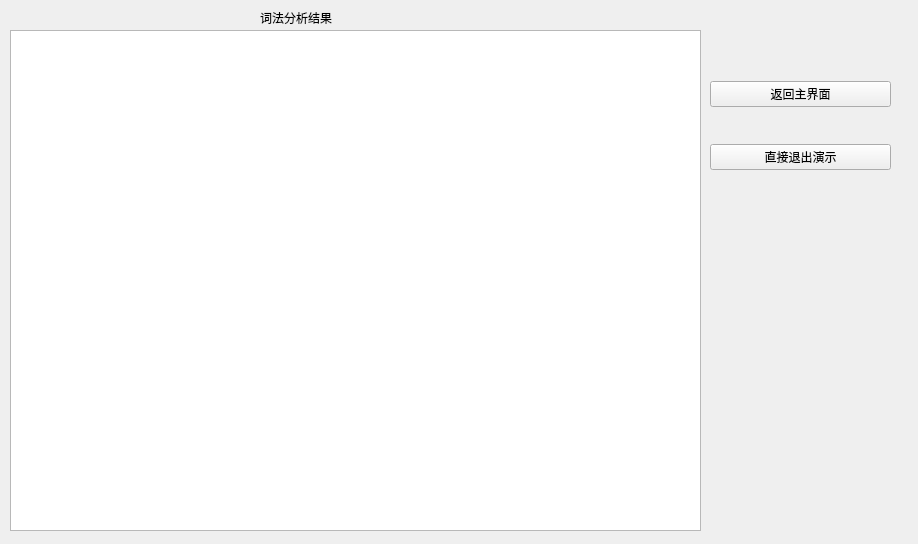
<?xml version="1.0" encoding="UTF-8"?>
<ui version="4.0">
 <class>sublex</class>
 <widget class="QWidget" name="sublex">
  <property name="geometry">
   <rect>
    <x>0</x>
    <y>0</y>
    <width>918</width>
    <height>544</height>
   </rect>
  </property>
  <property name="windowTitle">
   <string>Form</string>
  </property>
  <widget class="QWidget" name="verticalLayoutWidget">
   <property name="geometry">
    <rect>
     <x>710</x>
     <y>50</y>
     <width>181</width>
     <height>151</height>
    </rect>
   </property>
   <layout class="QVBoxLayout" name="verticalLayout">
    <item>
     <widget class="QPushButton" name="pushButton">
      <property name="text">
       <string>返回主界面</string>
      </property>
     </widget>
    </item>
    <item>
     <widget class="QPushButton" name="pushButton_2">
      <property name="text">
       <string>直接退出演示</string>
      </property>
     </widget>
    </item>
   </layout>
  </widget>
  <widget class="QTextEdit" name="sub_TextEdit">
   <property name="geometry">
    <rect>
     <x>10</x>
     <y>30</y>
     <width>691</width>
     <height>501</height>
    </rect>
   </property>
  </widget>
  <widget class="QLabel" name="label">
   <property name="geometry">
    <rect>
     <x>260</x>
     <y>10</y>
     <width>141</width>
     <height>16</height>
    </rect>
   </property>
   <property name="text">
    <string>词法分析结果</string>
   </property>
  </widget>
 </widget>
 <resources/>
 <connections/>
</ui>
